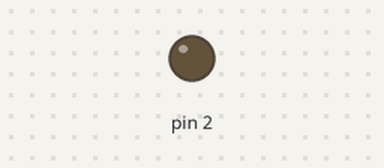
The sketch below on a simulated Arduino Uno, built with avr-gcc and run on an emulated ATmega328P. On the bench: output pins drawn as LEDs (lit = HIGH).

Above: at 0.1 s.
At 9.1 s:
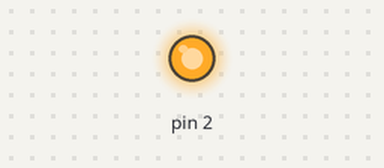
Timing chart, 0 to 10.6 s (numbered marks = the images above):
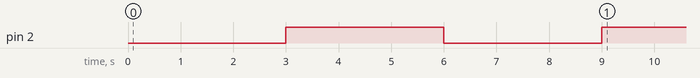

Measured:
- by itself, pin 2: LOW → HIGH at 3.0 s, → LOW 3.0 s later, → HIGH 3.0 s later

The sketch:

hosugarzovezerlo5_hajnalibekapcs.ino
```cpp
#define EGY 3600000
#define KET 7200000
#define HA 10800000
#define NEGY 14400000
#define OT 18000000
#define HAT 21600000
#define HET 25200000
#define NYOLC 28800000
#define FEL 1800000
#define TEST 3000

void setup() {

  pinMode(2, OUTPUT);
}

void loop() {

  digitalWrite(2, LOW);  // BE
  delay(TEST);   // 3s
  digitalWrite(2, HIGH);   // KI
  delay(TEST); // 3s
  digitalWrite(2, LOW);   // BE
  delay(TEST);        // 3s
  digitalWrite(2, HIGH);    // KI
  delay(HAT); // várakozás, 6 órahossza
  digitalWrite(2, LOW); // hajnali bekapcs!
  delay(HA);     // üzem 3 órán át ( ms ) (3 óra = 10800000 )
  digitalWrite(2, HIGH); // biztonsági reggeli lekapcs.
  delay(KET);     //  2 órás szünet!
  // released: 2020.01.14.K az SPC tréning előtti napon hogy hajnalonként meleg legyen a szobában.
  // módosítva 2020-03-19. Koronajárvány kellős közepén...jelenleg 73 magyar fertőzött, 1 halott eddig...és még megy a Jabil. Levi szerint jövő csüt és bezár. Viki szerint holnap 20-án már 100 felett lesz a betegek száma, szerintem 98.
  // ja igen, a módosítás annyi volt hogy 6-ról 5 órára vettem le a várakozási időt éjszaka és 2-ről 3-ra növeltem a bekapcsolt időtartamot. SL.
  // Újabb módosítás: visszatettem 6-ra a kikapcs időtartamot és 2-re redukáltam a bekapcs időt. 2020.11.25.k - 3.hetem a Hagyónál.
  //Jah, most találtam ki az óra képző függvényt hogy ne kelljen mindig számolgatni.

  // 2020.11.26. függvénnyel nem volt jó ezért most konstansokkal oldottam meg az órák számát számolgatás nélkül.


  }

 /* int ora (int hours) {
    return hours*60*60*1000;
}
*/
```
